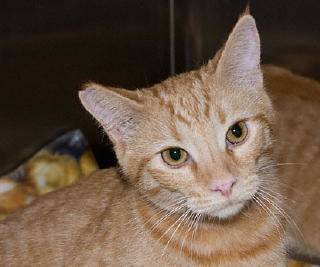
#> input picture M22/Lesson 1 – Getting started with OpenCV/cat.14.jpg, 320 x 267 px, found by its file name
$ python activity1.py
#> lines starting #> are read from the running program, lines starting #| are printed output that depends on the picture; after the words box and inside, x2 and y2 are one past the last pixel; in counts of white or black regions, pixels touching at a corner belong together
import cv2
import numpy as np
from google.colab.patches import cv2_imshow

# reading image
img = cv2.imread("cat.14.jpg") # Corrected filename from "ca1.14.jpg" to "cat.14.jpg"
#> img is the input picture: shape (267, 320, 3); mean B, G, R 71.4, 87.3, 107.7

# Check if the image was loaded successfully
if img is not None:
    cv2_imshow(img)

    # converting BGR image to HSV image
    hsv_img = cv2.cvtColor(img, cv2.COLOR_BGR2HSV)
#> hsv_img: shape (267, 320, 3); mean H, S, V 16.8, 100.4, 107.8
    cv2_imshow(hsv_img)

    # specifying range of blue color
    lower_blue = np.array([65, 0, 0])
    upper_blue = np.array([110, 255, 255])

    # creating mask for only blue color
    mask = cv2.inRange(hsv_img, lower_blue, upper_blue)
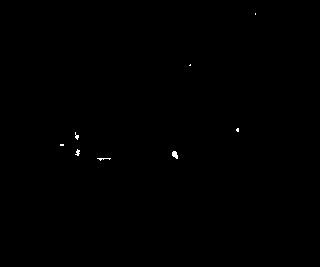
#> mask: shape (267, 320); 0.13% white in thin lines or dots, all inside (x1, y1, x2, y2) = (60, 13, 256, 161)
    cv2_imshow(mask)

    # returning result (mask) in blue color except the black one
    result = cv2.bitwise_and(img, img, mask = mask)
    cv2_imshow(result)
else:
    print("Error: 'cat.14.jpg' not found. Please ensure the image is available.")

$ run again, with M22/Lesson 1 – Getting started with OpenCV/dog.10.jpg copied over M22/Lesson 1 – Getting started with OpenCV/cat.14.jpg
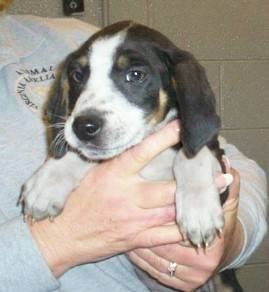
#> input picture M22/Lesson 1 – Getting started with OpenCV/dog.10.jpg, 269 x 292 px, found by its file name
#> img is the input picture: shape (292, 269, 3); mean B, G, R 149.3, 158.1, 165.1
#> hsv_img: shape (292, 269, 3); mean H, S, V 43.6, 37.6, 169.2
#> `mask = cv2.inRange(hsv_img, lower_blue, upper_blue)`:
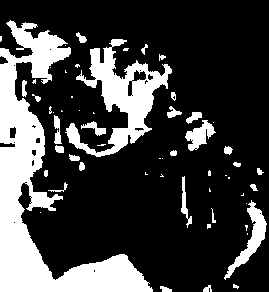
#> mask: shape (292, 269); 24.7% white; 58 white regions (30 under 20 px), largest, box (x1, y1, x2, y2) and area: (0, 20, 153, 292) 12243, (65, 39, 172, 157) 4181, (224, 200, 267, 280) 852
#> `result = cv2.bitwise_and(img, img, mask = mask)`:
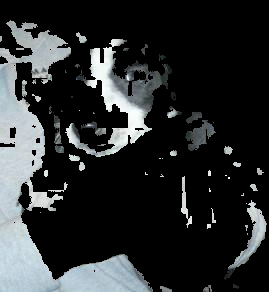
#> result: shape (292, 269, 3); mean B, G, R 46.6, 45.5, 43
